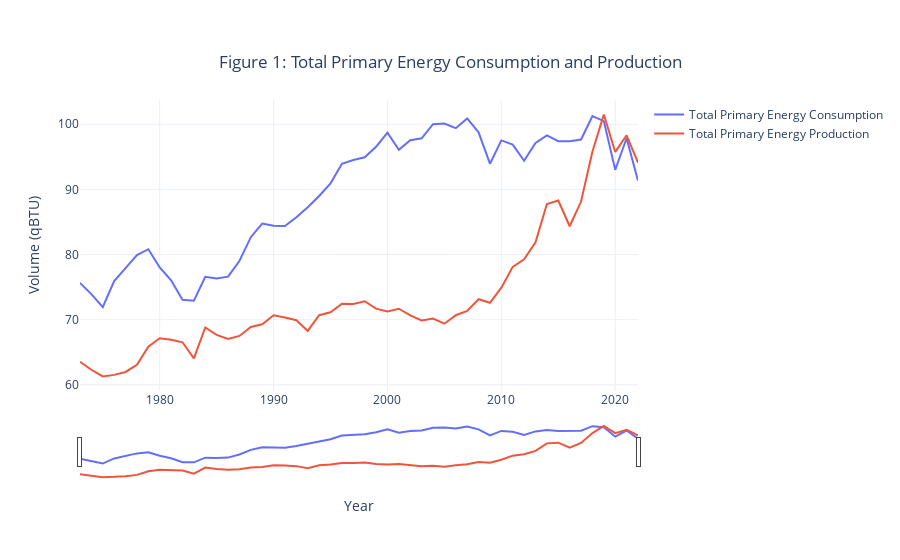

Notebook code for this chart:
### Code cell
fig_primary_con_prod_trend = go.Figure()
fig_primary_con_prod_trend = fig_primary_con_prod_trend.add_trace(go.Scatter(x=con_type_trend_year.index, y=con_type_trend_year['Total Primary Energy Consumption'], name='Total Primary Energy Consumption'))
fig_primary_con_prod_trend = fig_primary_con_prod_trend.add_trace(go.Scatter(x=prod_type_trend_year.index, y=prod_type_trend_year['Total Primary Energy Production'], name='Total Primary Energy Production'))
fig_primary_con_prod_trend = fig_primary_con_prod_trend.update_layout(title=' Figure 1: Total Primary Energy Consumption and Production', xaxis_title='Year', yaxis_title='Volume (qBTU)', title_x=0.5, title_y=0.9, template='plotly_white')
fig_primary_con_prod_trend.update_xaxes(rangeslider_visible=True)
fig_primary_con_prod_trend.show()

### Figure 1 — Plotly figure (JSON) as saved in the notebook; plotly's stock layout.template omitted (floating-point values rounded to 4 significant figures)
{"data": [{"name": "Total Primary Energy Consumption", "type": "scatter", "x": [1973, 1974, 1975, 1976, 1977, 1978, 1979, 1980, 1981, 1982, 1983, 1984, 1985, 1986, 1987, 1988, 1989, 1990, 1991, 1992, 1993, 1994, 1995, 1996, 1997, 1998, 1999, 2000, 2001, 2002, 2003, 2004, 2005, 2006, 2007, 2008, 2009, 2010, 2011, 2012, 2013, 2014, 2015, 2016, 2017, 2018, 2019, 2020, 2021, 2022], "y": [75.65, 73.93, 71.93, 75.94, 77.92, 79.91, 80.81, 78.02, 76.05, 73.05, 72.92, 76.57, 76.33, 76.6, 79.01, 82.66, 84.74, 84.43, 84.38, 85.73, 87.27, 88.98, 90.93, 93.94, 94.51, 94.92, 96.55, 98.7, 96.06, 97.54, 97.83, 100.0, 100.1, 99.39, 100.9, 98.75, 93.94, 97.51, 96.87, 94.39, 97.13, 98.3, 97.4, 97.38, 97.66, 101.2, 100.5, 93.01, 97.84, 91.34]}, {"name": "Total Primary Energy Production", "type": "scatter", "x": [1973, 1974, 1975, 1976, 1977, 1978, 1979, 1980, 1981, 1982, 1983, 1984, 1985, 1986, 1987, 1988, 1989, 1990, 1991, 1992, 1993, 1994, 1995, 1996, 1997, 1998, 1999, 2000, 2001, 2002, 2003, 2004, 2005, 2006, 2007, 2008, 2009, 2010, 2011, 2012, 2013, 2014, 2015, 2016, 2017, 2018, 2019, 2020, 2021, 2022], "y": [63.53, 62.31, 61.28, 61.52, 61.97, 63.06, 65.85, 67.15, 66.91, 66.53, 64.07, 68.8, 67.66, 67.03, 67.51, 68.89, 69.28, 70.67, 70.32, 69.91, 68.27, 70.68, 71.13, 72.44, 72.42, 72.83, 71.69, 71.27, 71.68, 70.65, 69.88, 70.17, 69.38, 70.68, 71.34, 73.15, 72.59, 74.91, 78.11, 79.26, 81.87, 87.76, 88.29, 84.34, 88.13, 95.8, 101.5, 95.75, 98.3, 94.1]}], "layout": {"title": {"text": " Figure 1: Total Primary Energy Consumption and Production", "x": 0.5, "y": 0.9}, "xaxis": {"rangeslider": {"visible": true}, "title": {"text": "Year"}}, "yaxis": {"title": {"text": "Volume (qBTU)"}}}}
